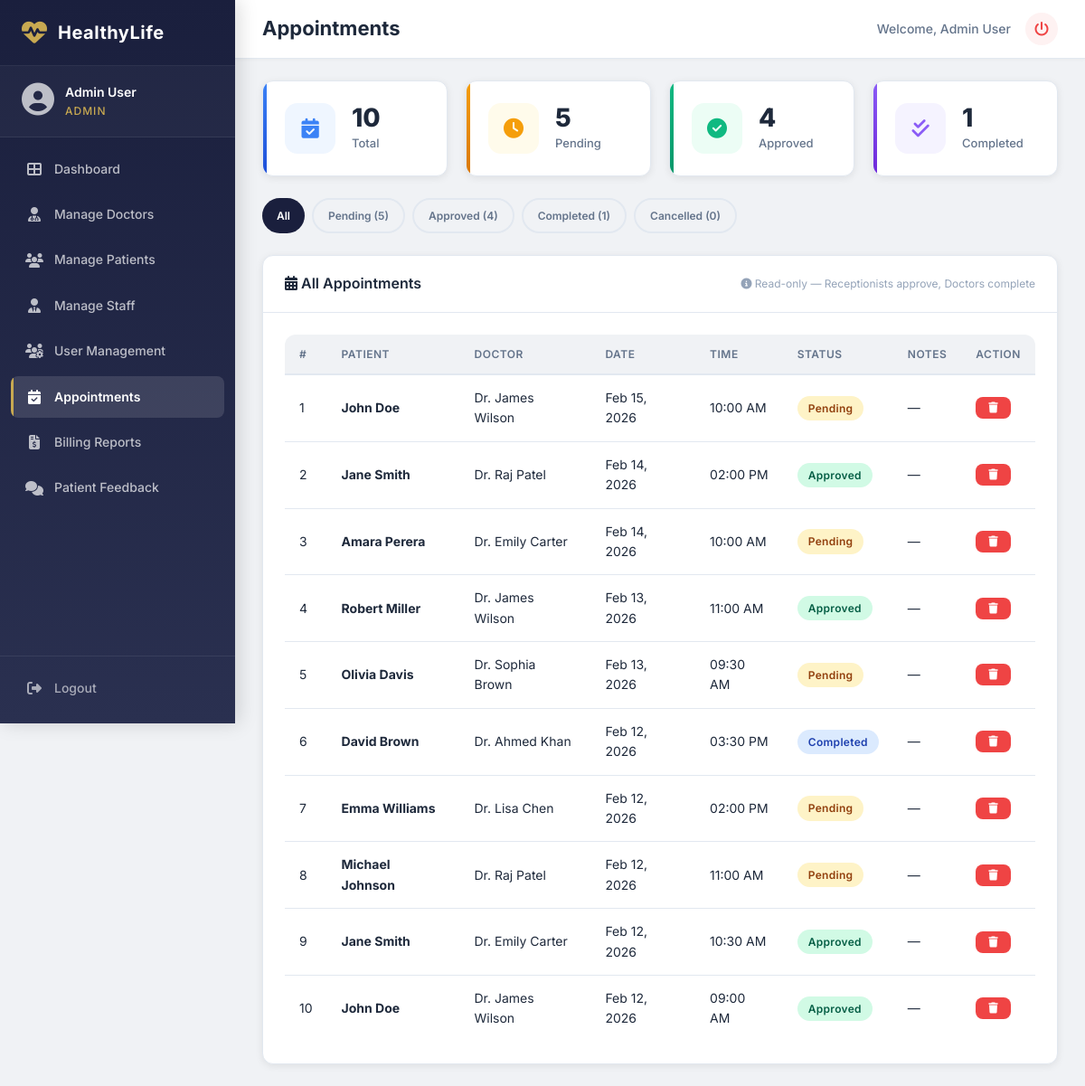
The page /admin/appointments.php (signed in) on the database its author committed.
### tables this page shows
CREATE TABLE IF NOT EXISTS `appointments` (
  `id` INT AUTO_INCREMENT PRIMARY KEY,
  `patient_id` INT NOT NULL,
  `doctor_id` INT NOT NULL,
  `appointment_date` DATE NOT NULL,
  `appointment_time` TIME NOT NULL,
  `status` ENUM('pending','approved','completed','cancelled') NOT NULL DEFAULT 'pending',
  `reason` TEXT DEFAULT NULL,
  `notes` TEXT DEFAULT NULL,
  `created_at` TIMESTAMP DEFAULT CURRENT_TIMESTAMP,
  `updated_at` TIMESTAMP DEFAULT CURRENT_TIMESTAMP ON UPDATE CURRENT_TIMESTAMP,
  FOREIGN KEY (`patient_id`) REFERENCES `users`(`id`) ON DELETE CASCADE,
  FOREIGN KEY (`doctor_id`) REFERENCES `users`(`id`) ON DELETE CASCADE
);

CREATE TABLE IF NOT EXISTS `users` (
  `id` INT AUTO_INCREMENT PRIMARY KEY,
  `full_name` VARCHAR(100) NOT NULL,
  `email` VARCHAR(150) NOT NULL UNIQUE,
  `password` VARCHAR(255) NOT NULL,
  `role` ENUM('admin','doctor','patient','receptionist') NOT NULL DEFAULT 'patient',
  `phone` VARCHAR(20) DEFAULT NULL,
  `gender` ENUM('male','female','other') DEFAULT NULL,
  `date_of_birth` DATE DEFAULT NULL,
  `address` TEXT DEFAULT NULL,
  `profile_image` VARCHAR(255) DEFAULT NULL,
  `specialization` VARCHAR(100) DEFAULT NULL,
  `consulting_hours` VARCHAR(100) DEFAULT NULL,
  `consulting_days` VARCHAR(255) DEFAULT NULL,
  `consulting_fee` DECIMAL(10,2) DEFAULT NULL,
  `is_active` TINYINT(1) NOT NULL DEFAULT 1,
  `created_at` TIMESTAMP DEFAULT CURRENT_TIMESTAMP,
  `updated_at` TIMESTAMP DEFAULT CURRENT_TIMESTAMP ON UPDATE CURRENT_TIMESTAMP
);

### admin/appointments.php (the view, shortened to what this page needs)
<?php
require_once __DIR__ . '/../middleware/check_login.php';
$filter = $_GET['filter'] ?? 'all';
$whereClause = "";
$appointments = $conn->query("
    SELECT a.*, p.full_name as patient_name, d.full_name as doctor_name, d.specialization
    FROM appointments a
    JOIN users p ON a.patient_id = p.id
    JOIN users d ON a.doctor_id = d.id
    $whereClause
    ORDER BY a.appointment_date DESC, a.appointment_time DESC
");
$countAll = $conn->query("SELECT COUNT(*) as c FROM appointments")->fetch_assoc()['c'];
$countPending = $conn->query("SELECT COUNT(*) as c FROM appointments WHERE status='pending'")->fetch_assoc()['c'];
$countApproved = $conn->query("SELECT COUNT(*) as c FROM appointments WHERE status='approved'")->fetch_assoc()['c'];
$countCompleted = $conn->query("SELECT COUNT(*) as c FROM appointments WHERE status='completed'")->fetch_assoc()['c'];
$countCancelled = $conn->query("SELECT COUNT(*) as c FROM appointments WHERE status='cancelled'")->fetch_assoc()['c'];
require_once __DIR__ . '/../includes/header.php';
require_once __DIR__ . '/../includes/sidebar.php';
?>
<div class="stats-grid">
    <div class="stat-card blue">
        <div class="stat-icon blue"><i class="fas fa-calendar-check"></i></div>
        <div class="stat-details"><h3><?php echo $countAll; ?></h3><p>Total</p></div>
    </div>
    <div class="stat-card orange">
        <div class="stat-icon orange"><i class="fas fa-clock"></i></div>
        <div class="stat-details"><h3><?php echo $countPending; ?></h3><p>Pending</p></div>
    </div>
    <div class="stat-card green">
        <div class="stat-icon green"><i class="fas fa-check-circle"></i></div>
        <div class="stat-details"><h3><?php echo $countApproved; ?></h3><p>Approved</p></div>
    </div>
    <div class="stat-card purple">
        <div class="stat-icon purple"><i class="fas fa-check-double"></i></div>
        <div class="stat-details"><h3><?php echo $countCompleted; ?></h3><p>Completed</p></div>
    </div>
</div>
<div style="display:flex; gap:8px; margin-bottom:20px; flex-wrap:wrap; overflow-x:auto; -webkit-overflow-scrolling:touch; padding-bottom:4px;">
    <a href="?filter=all" class="btn btn-sm <?php echo $filter==='all' ? 'btn-primary' : 'btn-outline'; ?>" style="border-radius:20px; padding:8px 16px;">All</a>
    <a href="?filter=pending" class="btn btn-sm <?php echo $filter==='pending' ? 'btn-primary' : 'btn-outline'; ?>" style="border-radius:20px; padding:8px 16px;">Pending (<?php echo $countPending; ?>)</a>
    <a href="?filter=approved" class="btn btn-sm <?php echo $filter==='approved' ? 'btn-primary' : 'btn-outline'; ?>" style="border-radius:20px; padding:8px 16px;">Approved (<?php echo $countApproved; ?>)</a>
    <a href="?filter=completed" class="btn btn-sm <?php echo $filter==='completed' ? 'btn-primary' : 'btn-outline'; ?>" style="border-radius:20px; padding:8px 16px;">Completed (<?php echo $countCompleted; ?>)</a>
    <a href="?filter=cancelled" class="btn btn-sm <?php echo $filter==='cancelled' ? 'btn-primary' : 'btn-outline'; ?>" style="border-radius:20px; padding:8px 16px;">Cancelled (<?php echo $countCancelled; ?>)</a>
</div>
<div class="card">
    <div class="card-header">
        <h2><i class="fas fa-calendar-alt"></i> <?php echo $filter === 'all' ? 'All' : ucfirst($filter); ?> Appointments</h2>
        <span style="font-size:12px; color:var(--text-muted);"><i class="fas fa-info-circle"></i> Read-only — Receptionists approve, Doctors complete</span>
    </div>
    <div class="card-body">
        <?php if ($appointments->num_rows > 0): ?>
        <div class="table-responsive">
            <table>
                <thead>
                    <tr><th>#</th><th>Patient</th><th>Doctor</th><th>Date</th><th>Time</th><th>Status</th><th>Notes</th><th>Action</th></tr>
                </thead>
                <tbody>
                    <?php $n=1; while ($a = $appointments->fetch_assoc()): ?>
                    <tr>
                        <td data-label="#"><?php echo $n++; ?></td>
                        <td data-label="Patient"><strong><?php echo htmlspecialchars($a['patient_name']); ?></strong></td>
                        <td data-label="Doctor"><?php echo htmlspecialchars($a['doctor_name']); ?></td>
                        <td data-label="Date"><?php echo date('M d, Y', strtotime($a['appointment_date'])); ?></td>
                        <td data-label="Time"><?php echo date('h:i A', strtotime($a['appointment_time'])); ?></td>
                        <td data-label="Status"><span class="badge badge-<?php echo $a['status']; ?>"><?php echo ucfirst($a['status']); ?></span></td>
                        <td data-label="Notes"><?php echo htmlspecialchars(substr($a['notes'] ?? '—', 0, 50)); ?></td>
                        <td data-label="Action">
                            <form method="POST" onsubmit="return confirm('Delete this appointment permanently?');">
                                <button type="submit" class="btn btn-danger btn-sm"><i class="fas fa-trash"></i></button>
                            </form>
                        </td>
                    </tr>
                    <?php endwhile; ?>
                </tbody>
            </table>
        </div>
        <?php else: ?>
            <div class="empty-state"><i class="fas fa-calendar-times"></i><p>No appointments found</p></div>
        <?php endif; ?>
    </div>
</div>
<?php require_once __DIR__ . '/../includes/footer.php'; ?>

### admin/admin.css (style rules this page uses)
:root { --admin-primary: #1a1f3d; --admin-primary-light: #2a3050; --admin-accent: #c8a951; }

### rows shown on the page
appointments: patient.full_name "John Doe", doctor.full_name "Dr. James Wilson", appointment_date "Feb 15, 2026", appointment_time "10:00 AM", status "Pending", notes "—"
appointments: patient.full_name "Jane Smith", doctor.full_name "Dr. Raj Patel", appointment_date "Feb 14, 2026", appointment_time "02:00 PM", status "Approved", notes "—"
appointments: patient.full_name "Amara Perera", doctor.full_name "Dr. Emily Carter", appointment_date "Feb 14, 2026", appointment_time "10:00 AM", status "Pending", notes "—"
appointments: patient.full_name "Robert Miller", doctor.full_name "Dr. James Wilson", appointment_date "Feb 13, 2026", appointment_time "11:00 AM", status "Approved", notes "—"
appointments: patient.full_name "Olivia Davis", doctor.full_name "Dr. Sophia Brown", appointment_date "Feb 13, 2026", appointment_time "09:30 AM", status "Pending", notes "—"
appointments: patient.full_name "David Brown", doctor.full_name "Dr. Ahmed Khan", appointment_date "Feb 12, 2026", appointment_time "03:30 PM", status "Completed", notes "—"
appointments: patient.full_name "Emma Williams", doctor.full_name "Dr. Lisa Chen", appointment_date "Feb 12, 2026", appointment_time "02:00 PM", status "Pending", notes "—"
appointments: patient.full_name "Michael Johnson", doctor.full_name "Dr. Raj Patel", appointment_date "Feb 12, 2026", appointment_time "11:00 AM", status "Pending", notes "—"
appointments: patient.full_name "Jane Smith", doctor.full_name "Dr. Emily Carter", appointment_date "Feb 12, 2026", appointment_time "10:30 AM", status "Approved", notes "—"
appointments: patient.full_name "John Doe", doctor.full_name "Dr. James Wilson", appointment_date "Feb 12, 2026", appointment_time "09:00 AM", status "Approved", notes "—"

### other values the page prints
$_SESSION['full_name'] "Admin User"
$role "ADMIN"
$pageTitle "Appointments"
$countAll "10"
$countPending "5"
$countApproved "4"
$countCompleted "1"
$countCancelled "0"
